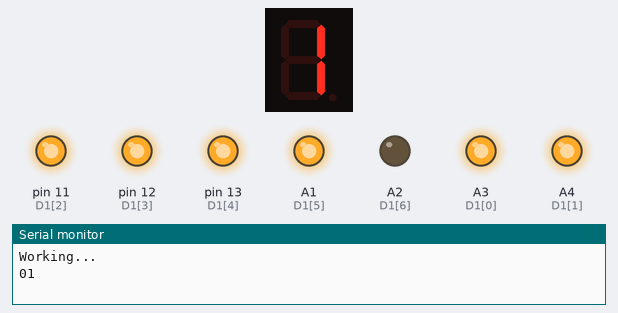
Bench run of a sketch on a simulated Arduino Uno, built with avr-gcc and run on an emulated ATmega328P. Shown: 1-digit seven-segment display, output pins drawn as LEDs (lit = HIGH), the last lines printed to the serial monitor. Wiring (inferred from the names in the program): 1-digit 7-segment display, segments lit when HIGH: segments pin 2, pin 3, pin 4, pin 5, pin 6, pin 7, pin 8. The segment pins are drawn as the display they are named for; pins used as bus, display or sensor lines are not drawn.

Above: at 0.12 s.
At 4.88 s:
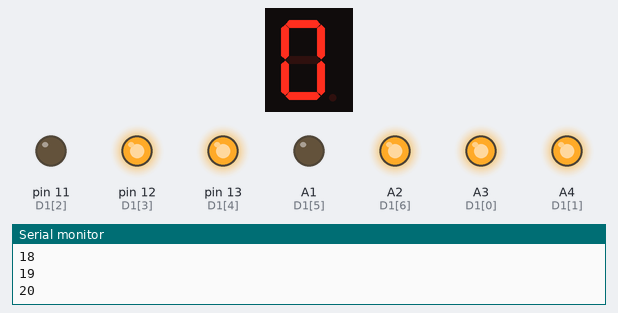
At 9.88 s:
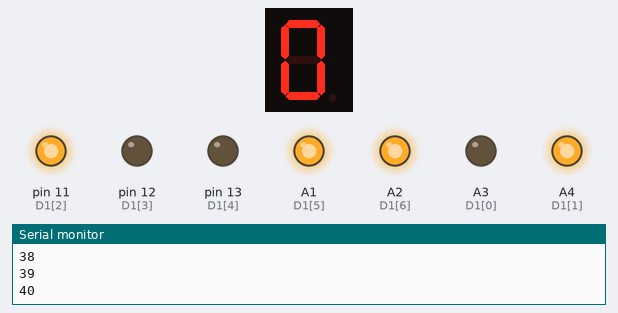
At 19.89 s:
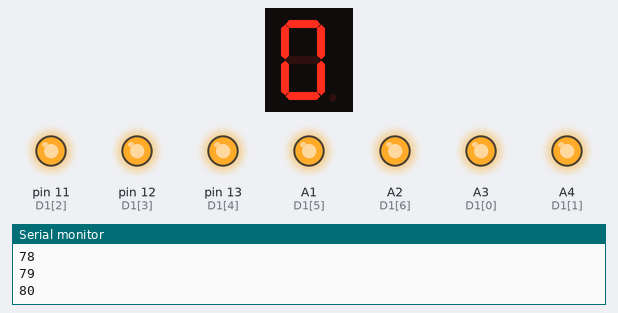
At 29.65 s:
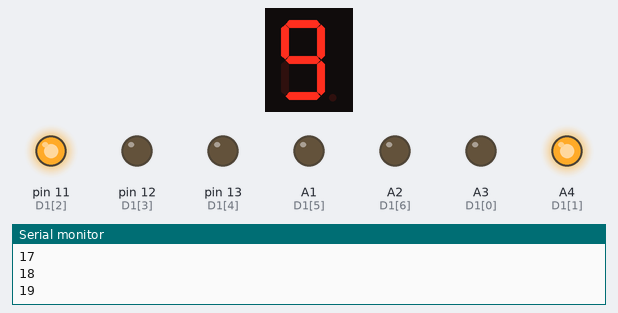
At 39.66 s:
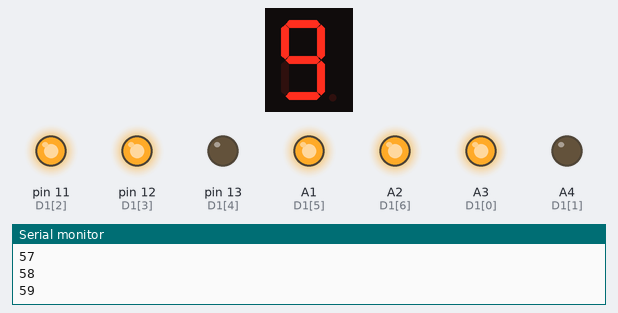
Timing chart, 0 to 40.0 s (numbered marks = the images above):
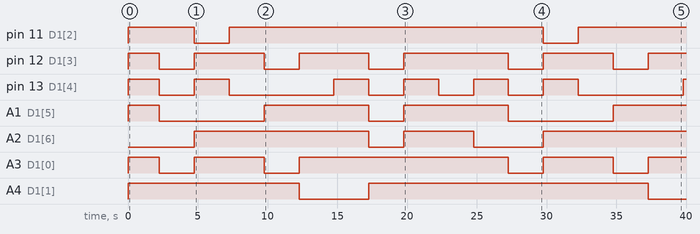

The sketch:

01_00-99-CountAnalogIn.ino
```cpp
int D1[7] = { A3, A4, 11, 12, 13, A1, A2 };
int D2[7] = { 2, 3, 4, 5, 6, 7, 8 };

int S0[7] = { 1, 1, 1, 1, 1, 1, 0 };
int S1[7] = { 0, 1, 1, 0, 0, 0, 0 };
int S2[7] = { 1, 1, 0, 1, 1, 0, 1 };
int S3[7] = { 1, 1, 1, 1, 0, 0, 1 };
int S4[7] = { 0, 1, 1, 0, 0, 1, 1 };
int S5[7] = { 1, 0, 1, 1, 0, 1, 1 };
int S6[7] = { 1, 0, 1, 1, 1, 1, 1 };
int S7[7] = { 1, 1, 1, 0, 0, 0, 0 };
int S8[7] = { 1, 1, 1, 1, 1, 1, 1 };
int S9[7] = { 1, 1, 1, 1, 0, 1, 1 };

void setNum(int D[], int S[]) {
  for (int i = 0; i < 7; i++) {
    digitalWrite(D[i], S[i]);
  }
}

void setupPins() {
  for (int i = 0; i < 7; i++) {
    pinMode(D1[i], OUTPUT);
    pinMode(D2[i], OUTPUT);
  }
}

void clearPins() {
  for (int i = 0; i < 7; i++) {
    digitalWrite(D1[i], LOW);
    digitalWrite(D2[i], LOW);
  }
}

void allPins() {
  for (int i = 0; i < 7; i++) {
    digitalWrite(D1[i], HIGH);
    digitalWrite(D2[i], HIGH);
  }
}

void setup() {
  Serial.begin(9600);
  setupPins();
  Serial.println("Working...");
  clearPins();
}

const int glyphs[] = { S0, S1, S2, S3, S4, S5, S6, S7, S8, S9 };
int counter = 0;

void loop() {
  counter++;
  if (counter > 99) counter = 0;

  int first_digit = counter / 10;
  int second_digit = counter % 10;

  setNum(D1, glyphs[first_digit]);
  setNum(D2, glyphs[second_digit]);
  Serial.print(first_digit);
  Serial.println(second_digit);
  delay(250);
}
```

Measured:
- by itself, pin 11 (D1[2]): goes HIGH 4.8 s, LOW 2.5 s, HIGH 22.5 s, LOW 2.5 s, then HIGH
- by itself, pin 12 (D1[3]): LOW → HIGH at 0.00 s, → LOW 2.3 s later, → HIGH 2.5 s later, → LOW 5.0 s later, … (11 changes in this stretch)
- by itself, pin 13 (D1[4]): LOW → HIGH at 0.00 s, → LOW 2.3 s later, → HIGH 2.5 s later, → LOW 2.5 s later, … (13 changes in this stretch)
- by itself, A1 (D1[5]): goes HIGH 2.3 s, LOW 7.5 s, HIGH 7.5 s, LOW 2.5 s, HIGH 7.5 s, LOW 7.5 s, then HIGH
- by itself, A2 (D1[6]): goes HIGH 12.5 s, LOW 2.5 s, HIGH 5.0 s, LOW 5.0 s, then HIGH
- by itself, A3 (D1[0]): LOW → HIGH at 0.00 s, → LOW 2.3 s later, → HIGH 2.5 s later, → LOW 5.0 s later, … (9 changes in this stretch)
- by itself, A4 (D1[1]): LOW → HIGH at 0.00 s, → LOW 12.3 s later, → HIGH 5.0 s later, → LOW 20.0 s later
